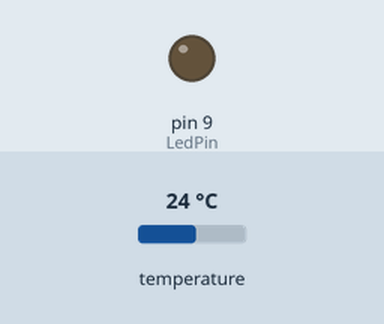
The sketch below on a simulated Arduino Uno, built with avr-gcc and run on an emulated ATmega328P. On the bench: output pins drawn as LEDs (lit = HIGH). The inputs (shaded band) are chosen by the test bench; at power-on: temperature 24 °C. What the sketch prints to the serial monitor is not drawn.

Above: at 3.6 s.
At 18.88 s:
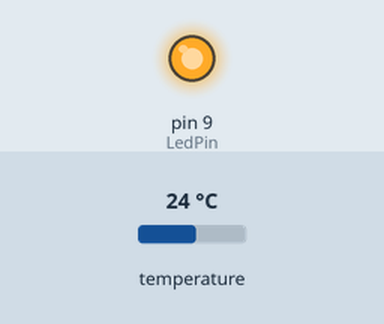
Timing chart, 0 to 19.2 s (numbered marks = the images above):
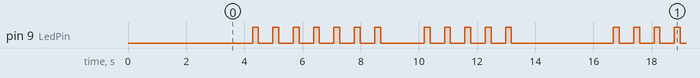

Measured:
- by itself, pin 9 (LedPin): repeats every 12.4 s: HIGH 0.20 s, LOW 1.5 s, 4 × (HIGH 0.20 s, LOW 0.50 s), HIGH 0.20 s, LOW 3.5 s, 6 × (HIGH 0.20 s, LOW 0.50 s)
- by itself, everything shown: repeats every 12.4 s, in 24 steps

The sketch:

MorseTemperature.ino
```cpp
#include <DallasTemperature.h>
#include <string.h>
#include "LowPower.h"

double tempF;
//double tempC;

int LedPin = 9;

#define SLEEP_LOOPS 15 // number of loops for 8 second sleeps:  loops = (minutes * 60) / 8  (37 loops is about 5 minutes)

// Dallas Temperature
#define ONE_WIRE_BUS 2
OneWire oneWire(ONE_WIRE_BUS);           // Setup a oneWire instance to communicate with any OneWire device
DallasTemperature tempSensors(&oneWire); // Pass oneWire reference to DallasTemperature library

void setup()
{
  Serial.begin(9600);
  delay(3000);
  Serial.println("starting");

  pinMode(LedPin, OUTPUT);

  setupTempSensors(); // setup 1-wire temperature sensors
}

void loop()
{
  getTemperature();
  for (int c = 0; c < 3; c++)
  {
    // hardcode tempF if you dont have a dallas temp sensor to simulate what you want
    //tempF = 40;
    doMorse();
    delay(3000);
  }

  doSleep();
  Serial.println("Arduino:- Woke up to do work");
}

void doMorse()
{

  String tempString = String(tempF, 0);
  Serial.print("Temperature is: ");
  Serial.println(tempString);

  for (int i = 0; i < tempString.length(); i++)
  {
    Serial.print("Processing Character#: ");
    Serial.println(i);
    int c = (int)(tempString[i] - 48);
    Serial.print("Character: ");
    Serial.println(c);
    if (c == 0)
    {
      delay(500);
      Serial.print("Da ");
      digitalWrite(LedPin, HIGH);
      delay(400);
      digitalWrite(LedPin, LOW);
    }
    else
    {
      for (int x = 0; x < c; x++)
      {
        delay(500);
        Serial.print("Dit ");
        digitalWrite(LedPin, HIGH);
        delay(200);
        digitalWrite(LedPin, LOW);
      }
    }
    Serial.println("");
    if (i < tempString.length() - 1) // if it is not the last number in the string?
    {
      delay(1000);
    }
  }
}

// get the current temperature
void getTemperature()
{

  tempSensors.requestTemperatures();
  //tempC = (tempSensors.getTempCByIndex(0));
  tempF = (tempSensors.getTempCByIndex(0) * 9.0) / 5.0 + 32.0;
}

// setup temperature sensor
void setupTempSensors()
{
  tempSensors.begin();
}

void doSleep()
{
  for (int i = 0; i < SLEEP_LOOPS; i++)
  {
    LowPower.powerDown(SLEEP_8S, ADC_OFF, BOD_OFF);
  }
}
```
